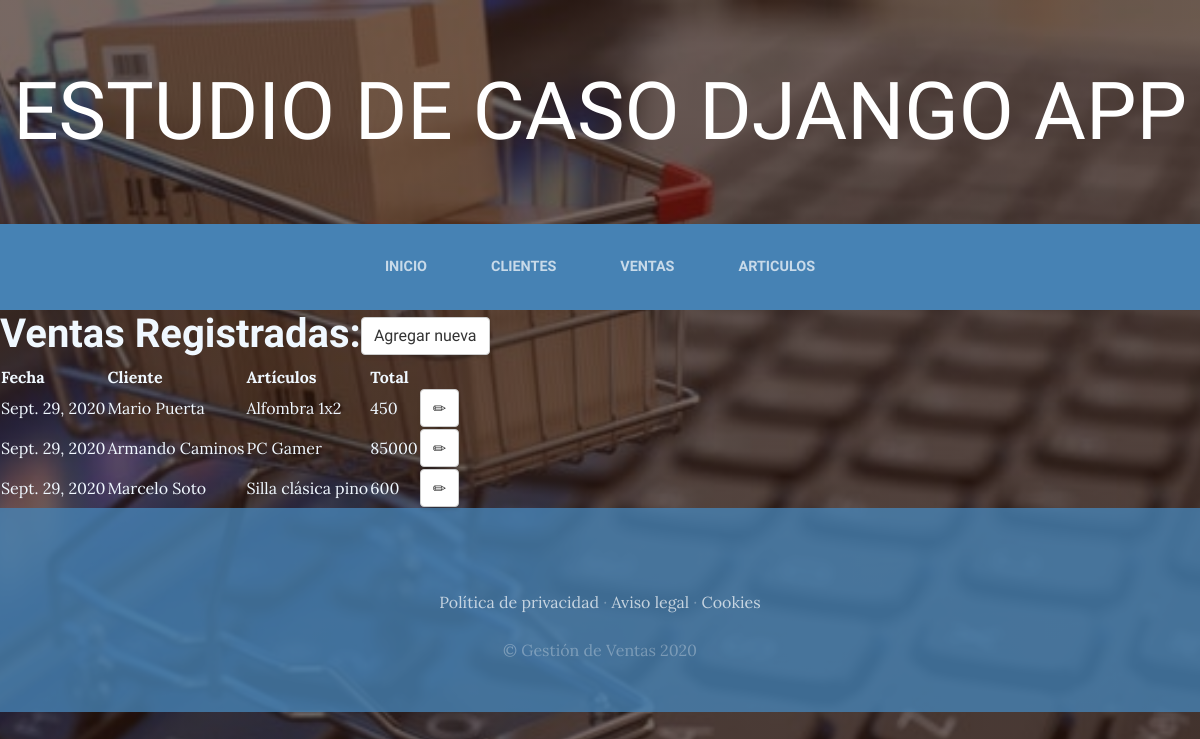
/ventas/, run on the app's committed database.
### Gestion/models.py (models this page shows, shortened)
class Relaciones(models.Model):
    fecha = models.DateField()
    cliente = models.ForeignKey(Clientes, null=False, blank=False, on_delete=models.CASCADE)
    articulos = models.ForeignKey(Articulos, null=True, blank=False, on_delete=models.SET_NULL)
    total = models.IntegerField()

class Clientes(models.Model):
    nombre = models.CharField(max_length=20)
    apellido = models.CharField(max_length=20)
    dni = models.CharField(max_length=8)
    email = models.EmailField()
    class Meta:
        ordering = ["apellido"]
    def nombreCompleto(self):
        nombreCompleto = '{} {}'.format(self.nombre,self.apellido)
        return nombreCompleto
    def __str__(self):
        return self.nombreCompleto()

class Articulos(models.Model):
    descripcion = models.CharField(max_length=50)
    codigo = models.CharField(max_length=50)
    precio = models.FloatField()
    def __str__(self):
        return self.descripcion

### Gestion/views.py (the view)
# urls.py: path('ventas/', views.Ventas.as_view(), name="ventas"),
class Ventas(ListView):
    model = Relaciones
    template_name = 'ventas.html'
    context_object_name = 'ventas'

### Gestion/templates/ventas.html
{% extends "cabecera.html" %}
{% block content %}
    <h1 style="color:aliceblue"><strong>Ventas Registradas:</strong><a class="btn btn-default" href="{% url 'venta_new' %}">Agregar nueva</span></a></h1>
     <table class="egt" style="color:aliceblue">
        {% if ventas%}
        <tr>
          <th>Fecha</th>
          <th>Cliente</th>
          <th>Artículos</th>
          <th>Total</th>
        </tr>
        {% for venta in ventas %}
        <tr>
          <td>{{venta.fecha}}</td>
          <td>{{venta.cliente}}</td>
          <td>{{venta.articulos}}</td>
          <td>{{venta.total}}</td>
          <td><a class="btn btn-default" href="{% url 'venta_edit' venta.pk %}"><span class="glyphicon glyphicon-pencil"></span></a></td>
        </tr>
        {% endfor %}
        {% else %}
            <h2 style="color:aliceblue">No hay ventas...</h2>
        {% endif %}
      </table>
{% endblock %}

### Gestion/static/css/gestion.css (style rules this page uses)
body { font-family: 'Lora'; background: linear-gradient(rgba(47, 23, 15, 0.65), rgba(47, 23, 15, 0.65)), url("../img/bg_main.jpg"); background-attachment: fixed; background-position: center; background-size: cover; }
h1, h2, h3, h4, h5, h6 { font-family: 'Raleway'; }
.btn { box-shadow: 0px 3px 3px 0px rgba(33, 37, 41, 0.1); }

### data on the page
Relaciones: fecha "Sept. 29, 2020", cliente "Mario Puerta", articulos "Alfombra 1x2", total "450"
Relaciones: fecha "Sept. 29, 2020", cliente "Armando Caminos", articulos "PC Gamer", total "85000"
Relaciones: fecha "Sept. 29, 2020", cliente "Marcelo Soto", articulos "Silla clásica pino", total "600"
